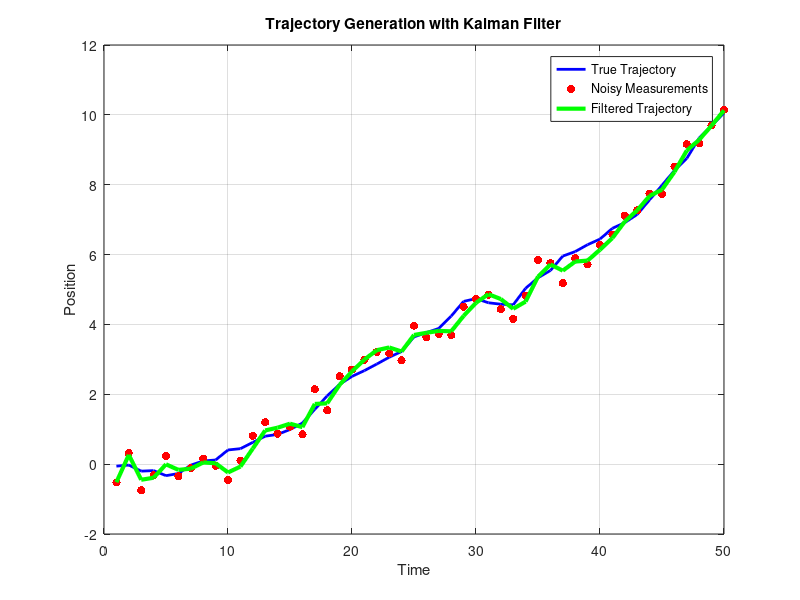

MATLAB code for this plot:
%% Kalman Filter
% Fils Elie BOUNGOUERES
%
% Objectives:
%   - Generate a mathematical trajectory
%   - Add measurement noise to the generated trajectory
%   - Apply a Kalman Filter to recover the original trajectory

%% ------------------------------------------------------------------------
clear; close all; clc;

%% Model parameters

dt = 1;                  % Time step

A = [1 dt;               % State transition matrix
     0 1];

H = [1 0];               % Observation matrix: only position is measured

q = 0.1;                 % Process noise standard deviation
Q = q^2 * eye(2);        % Process noise covariance

R = 0.1;                 % Measurement noise variance

alpha = 3.5;             % Initial covariance scaling
P0 = alpha * eye(2);     % Initial covariance matrix

N = 50;                  % Number of time steps

%% Initial states

x_true = [0; 0];         % True initial state: [position; velocity]
x_hat = [0; 0];          % Estimated initial state

P_hat = P0;              % Initial estimate covariance

%% Storage variables

realTrajectory = zeros(2, N);
measurements = zeros(1, N);
filteredTrajectory = zeros(2, N);

%% Real trajectory and measurement generation

for t = 1:N
    % True system evolution
    processNoise = q * randn(2, 1);
    x_true = A * x_true + processNoise;

    % Store real trajectory
    realTrajectory(:, t) = x_true;

    % Generate measurement: position plus measurement noise
    measurementNoise = sqrt(R) * randn;
    measurements(t) = H * x_true + measurementNoise;
end

%% Kalman Filtering

for t = 1:N
    % Prediction step
    x_pred = A * x_hat;
    P_pred = A * P_hat * A' + Q;

    % Correction step
    S = H * P_pred * H' + R;       % Innovation covariance
    K = P_pred * H' / S;           % Kalman gain

    innovation = measurements(t) - H * x_pred;
    x_hat = x_pred + K * innovation;

    P_hat = (eye(2) - K * H) * P_pred;

    % Store filtered trajectory
    filteredTrajectory(:, t) = x_hat;
end

%% Plot results

figure;

plot(1:N, realTrajectory(1, :), 'b', ...
    'LineWidth', 2, ...
    'DisplayName', 'True Trajectory');

hold on; grid on;

plot(1:N, measurements, 'r.', ...
    'MarkerSize', 18, ...
    'DisplayName', 'Noisy Measurements');

plot(1:N, filteredTrajectory(1, :), 'g', ...
    'LineWidth', 3, ...
    'DisplayName', 'Filtered Trajectory');

legend('Location', 'best');

title('Trajectory Generation with Kalman Filter');
xlabel('Time');
ylabel('Position');
